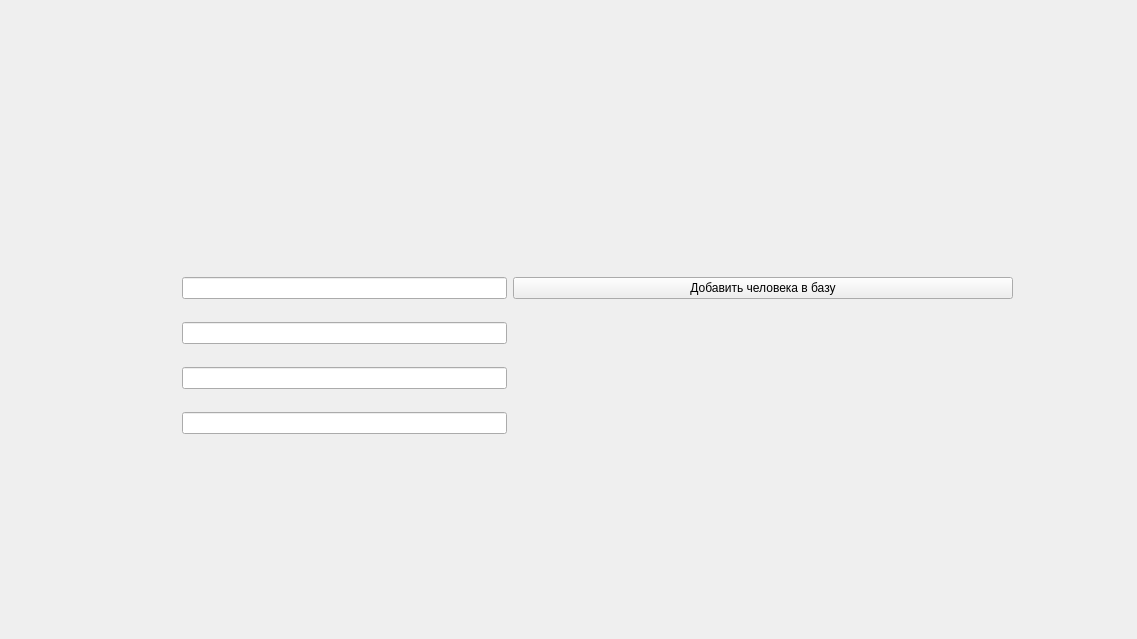
<?xml version="1.0" encoding="UTF-8"?>
<ui version="4.0">
 <class>FirstWidget</class>
 <widget class="QWidget" name="FirstWidget">
  <property name="geometry">
   <rect>
    <x>0</x>
    <y>0</y>
    <width>1137</width>
    <height>639</height>
   </rect>
  </property>
  <property name="windowTitle">
   <string>Form</string>
  </property>
  <widget class="QWidget" name="gridLayoutWidget">
   <property name="geometry">
    <rect>
     <x>182</x>
     <y>260</y>
     <width>831</width>
     <height>191</height>
    </rect>
   </property>
   <layout class="QGridLayout" name="gridLayout">
    <item row="2" column="0">
     <widget class="QLineEdit" name="lineEdit"/>
    </item>
    <item row="1" column="0">
     <widget class="QLineEdit" name="lineEdit_2">
      <property name="text">
       <string/>
      </property>
     </widget>
    </item>
    <item row="1" column="1">
     <widget class="QPushButton" name="pushButton">
      <property name="minimumSize">
       <size>
        <width>500</width>
        <height>0</height>
       </size>
      </property>
      <property name="text">
       <string>Добавить человека в базу</string>
      </property>
     </widget>
    </item>
    <item row="3" column="0">
     <widget class="QLineEdit" name="lineEdit_3"/>
    </item>
    <item row="4" column="0">
     <widget class="QLineEdit" name="lineEdit_4"/>
    </item>
   </layout>
  </widget>
 </widget>
 <resources/>
 <connections/>
</ui>
